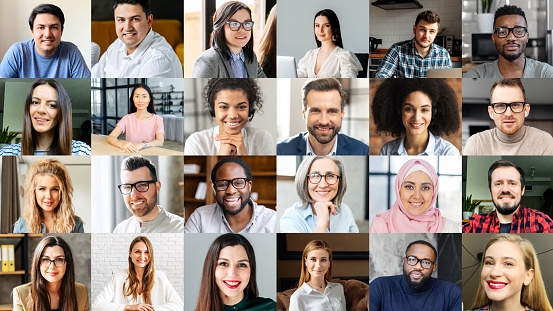
#> input picture images/people.jpg, 553 x 311 px
$ python main.py
#> lines starting #> are read from the running program, lines starting #| are printed output that depends on the picture; after the words box and inside, x2 and y2 are one past the last pixel; in counts of white or black regions, pixels touching at a corner belong together
### images.py
import cv2 as cv


class Images:

    def __init__(self, path):
        self.path = path

    def read_image(self):
        return cv.imread(self.path)
#> returned value is the input picture: shape (311, 553, 3); mean B, G, R 126.4, 135.1, 147.7

    def convert_to_gray(self):
        return cv.cvtColor(self.read_image(), cv.COLOR_BGR2GRAY)
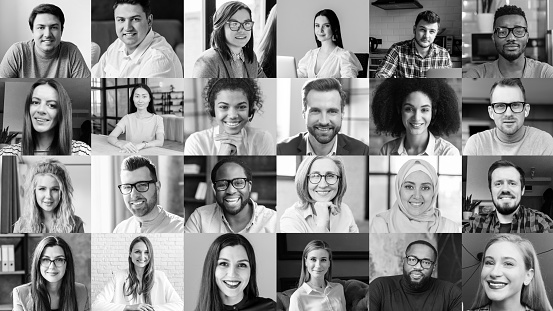
#> returned value: shape (311, 553); min 0, max 255, mean 137.9

    def show_image(self, text, image):
        return cv.imshow(text, image)

    def use_wait_key(self, delay):
        return cv.waitKey(delay)

### variables.py
class Variables:
    def __init__(self, scale_factor, min_neighbor):
        self.scale_factor = scale_factor
        self.min_neighbor = min_neighbor

    def get_scale_factor(self):
        return self.scale_factor

    def get_min_neighbor(self):
        return  self.min_neighbor

### main.py
import cv2 as cv
from variables import  Variables
from images import Images
MyVariables = Variables(1.1,2)

MyImage =  Images("images/people.jpg")
girl = MyImage.read_image()
MyImage.show_image("Girl Image", MyImage.read_image())
MyImage.convert_to_gray()
MyImage.show_image("Gray Image", MyImage.convert_to_gray())


# call the classifier
haar = cv.CascadeClassifier('haar_face.xml')
faces_rect = haar.detectMultiScale(MyImage.convert_to_gray(), scaleFactor=MyVariables.scale_factor,minNeighbors=MyVariables.get_min_neighbor())
#> faces_rect = 24 rows, first 6: [110, 5, 37, 37], [310, 16, 25, 25], [29, 14, 36, 36], [413, 20, 27, 27], [129, 87, 25, 25], [31, 176, 35, 35]

print(f'The number of faces found are {len(faces_rect)}')
#| The number of faces found are 24

for (x, y, w, h) in faces_rect:
    cv.rectangle(girl, (x, y), (x + w, y + h), (0, 255, 0), thickness=1)
#> this loop made 24 passes
#> (x, y, w, h) on passes 1 to 12: (110, 5, 37, 37), (310, 16, 25, 25), (29, 14, 36, 36), (413, 20, 27, 27), (129, 87, 25, 25), (31, 176, 35, 35), (128, 242, 27, 27), (304, 248, 30, 30), (396, 93, 42, 42), (36, 248, 34, 34), (23, 88, 40, 40), (485, 168, 40, 40)
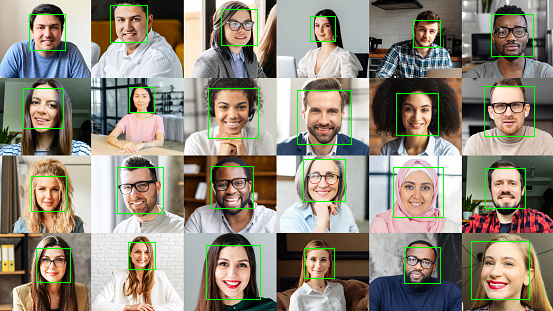
#> girl: shape (311, 553, 3); 2.23% of pixels changed, all inside (x1, y1, x2, y2) = (23, 5, 535, 300)
cv.imshow("Detected Faces", girl)

cv.waitKey(0)
